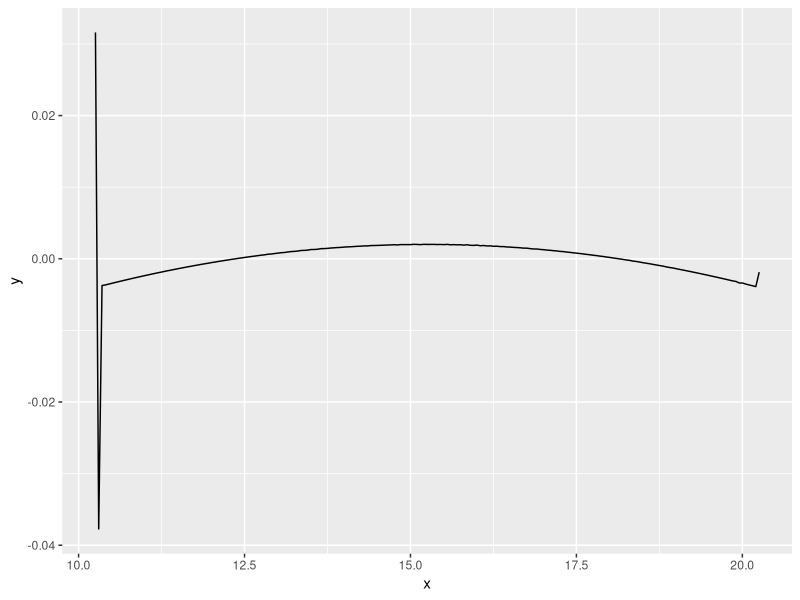

Source code (R):
library(ggplot2)



### Calculate C
tf <- 10
e0 <- 0.0668497
C <- 40/sqrt(3) * e0/(tf*tf)



### Load raw data
rawdata <- read.csv("f20t10K0.csv", header=FALSE)
Jdata <- rawdata[rawdata$V2=='J',]
qdotdata <- rawdata[rawdata$V2=='qdot',]
t <- Jdata[,c("V1")]



### Calculate dt
dt <- c()
dt__ <- t[1]
for (t_ in t) {
  dt <- c(dt, t_ - dt__)
  dt__ <- t_
}
dt[1] <- dt[2]

#val <- dt[910]/2
#dt[909] <- val
#dt[910] <- val


### Calculate de
de <- c()
for (time in t) {
  J_ <- Jdata[Jdata$V1==time, 3:20]
  qdot_ <- qdotdata[qdotdata$V1==time, 3:20]
  de_ <- sum(J_ * qdot_)
  de <- c(de, de_)
}



### Calculate dde
dde <- c()
de__ <- 0
i <- 1
for (de_ in de) {
  val <- (de_ - de__)/dt[i]
  #if (i==909) {
  #  print(de_)
  #  print(de__)
  #  print(dt[i])
  #  print(val)
  #}
  dde <- c(dde, val)
  de__ <- de_
  i <- i + 1
}



### Calculate ddde
ddde <- c()
dde__ <- 0
i <- 1
for (dde_ in dde) {
  ddde <- c(ddde, (dde_ - dde__)/dt[i])
  dde__ <- dde_
  i <- i + 1
}



## Calculate sigma
sigma <- sum(abs(ddde*dt))
rate <- sigma/C

ggplot(data.frame(x=t,y=ddde),aes(x,y)) + geom_line()
